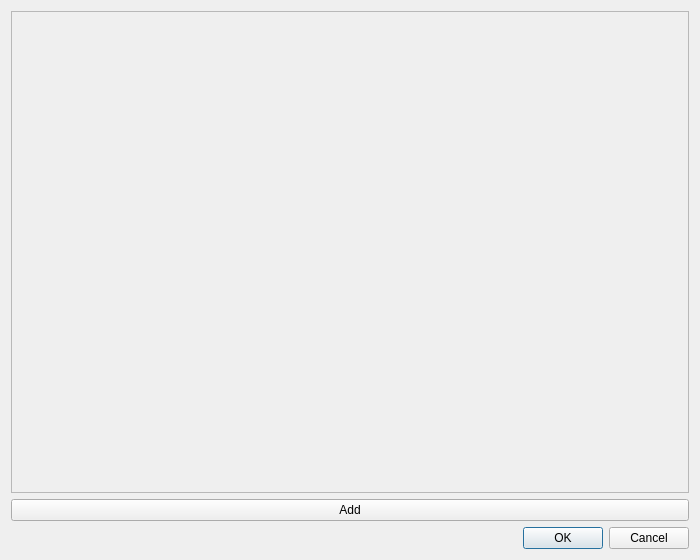
<?xml version="1.0" encoding="UTF-8"?>
<ui version="4.0">
 <class>CEConfigPopup</class>
 <widget class="QDialog" name="CEConfigPopup">
  <property name="geometry">
   <rect>
    <x>0</x>
    <y>0</y>
    <width>700</width>
    <height>560</height>
   </rect>
  </property>
  <property name="windowTitle">
   <string>Config</string>
  </property>
  <layout class="QVBoxLayout" name="verticalLayout">
   <item>
    <widget class="QScrollArea" name="scrollArea">
     <property name="widgetResizable">
      <bool>true</bool>
     </property>
     <widget class="QWidget" name="scrollAreaWidgetContents">
      <property name="geometry">
       <rect>
        <x>0</x>
        <y>0</y>
        <width>680</width>
        <height>480</height>
       </rect>
      </property>
      <layout class="QVBoxLayout" name="verticalLayout_3">
       <property name="spacing">
        <number>0</number>
       </property>
       <item>
        <widget class="QWidget" name="entriesArea" native="true">
         <layout class="QVBoxLayout" name="verticalLayout_2">
          <property name="spacing">
           <number>5</number>
          </property>
          <property name="leftMargin">
           <number>0</number>
          </property>
          <property name="topMargin">
           <number>0</number>
          </property>
          <property name="rightMargin">
           <number>0</number>
          </property>
          <property name="bottomMargin">
           <number>0</number>
          </property>
         </layout>
        </widget>
       </item>
       <item>
        <widget class="QWidget" name="fillerWidget" native="true">
         <property name="sizePolicy">
          <sizepolicy hsizetype="Preferred" vsizetype="Expanding">
           <horstretch>0</horstretch>
           <verstretch>0</verstretch>
          </sizepolicy>
         </property>
        </widget>
       </item>
      </layout>
     </widget>
    </widget>
   </item>
   <item>
    <widget class="QPushButton" name="addBtn">
     <property name="text">
      <string>Add</string>
     </property>
    </widget>
   </item>
   <item>
    <widget class="QDialogButtonBox" name="buttonBox">
     <property name="orientation">
      <enum>Qt::Horizontal</enum>
     </property>
     <property name="standardButtons">
      <set>QDialogButtonBox::Cancel|QDialogButtonBox::Ok</set>
     </property>
    </widget>
   </item>
  </layout>
 </widget>
 <resources/>
 <connections>
  <connection>
   <sender>buttonBox</sender>
   <signal>accepted()</signal>
   <receiver>CEConfigPopup</receiver>
   <slot>accept()</slot>
   <hints>
    <hint type="sourcelabel">
     <x>248</x>
     <y>254</y>
    </hint>
    <hint type="destinationlabel">
     <x>157</x>
     <y>274</y>
    </hint>
   </hints>
  </connection>
  <connection>
   <sender>buttonBox</sender>
   <signal>rejected()</signal>
   <receiver>CEConfigPopup</receiver>
   <slot>reject()</slot>
   <hints>
    <hint type="sourcelabel">
     <x>316</x>
     <y>260</y>
    </hint>
    <hint type="destinationlabel">
     <x>286</x>
     <y>274</y>
    </hint>
   </hints>
  </connection>
 </connections>
</ui>
